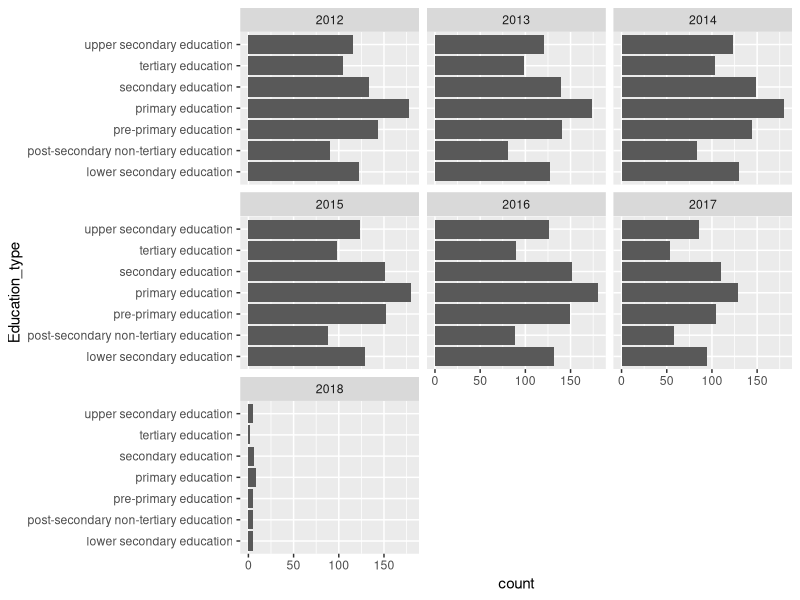

Generate this figure with R:
library(dplyr)
library(ggplot2)
library(readr)
library(stringr)
library(purrr)

data <- read_csv('EDULIT_DS_06052019101747206.csv')
data <- data %>% select(-TIME) # Remove duplicate column
redundant_data <- 'Pupil-teacher ratio in ' # Redundant string when extracting education type below.

data$Education_type <- str_split(string = data$Indicator, pattern = redundant_data) %>% 
    map_chr(function(x) x[2]) %>% 
    str_split(pattern = '\\(') %>%
    map_chr(function(x) x[1] %>% str_trim)

# Spead of education types over the years
data %>%
    ggplot(aes(x = Education_type)) + 
    geom_bar() + 
    coord_flip() + 
    facet_wrap( ~ Time)


